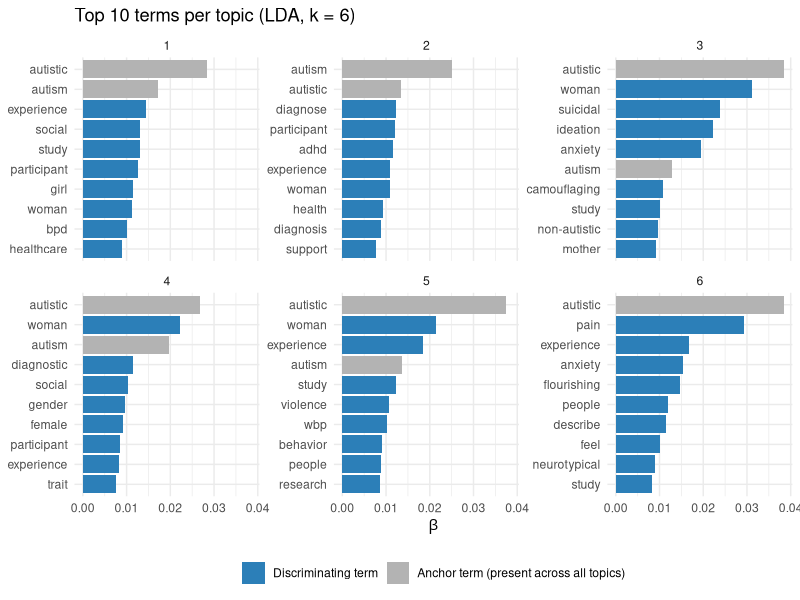
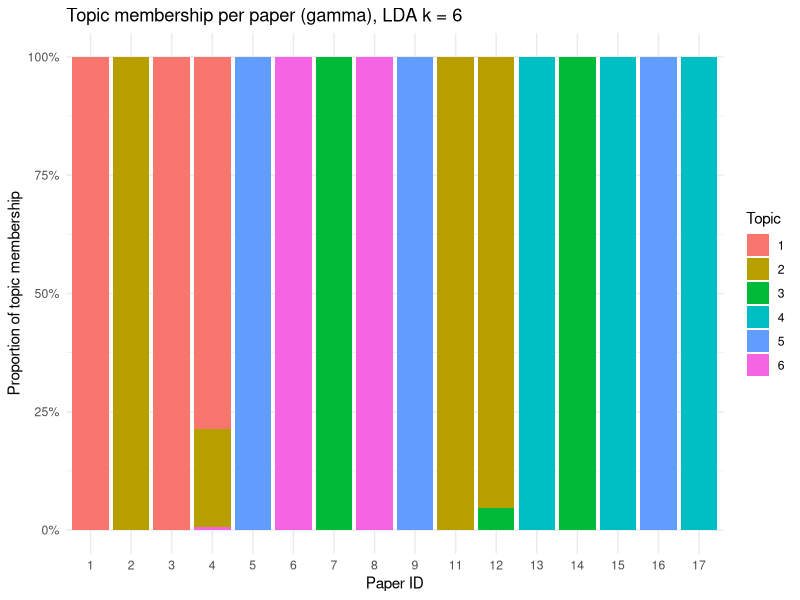
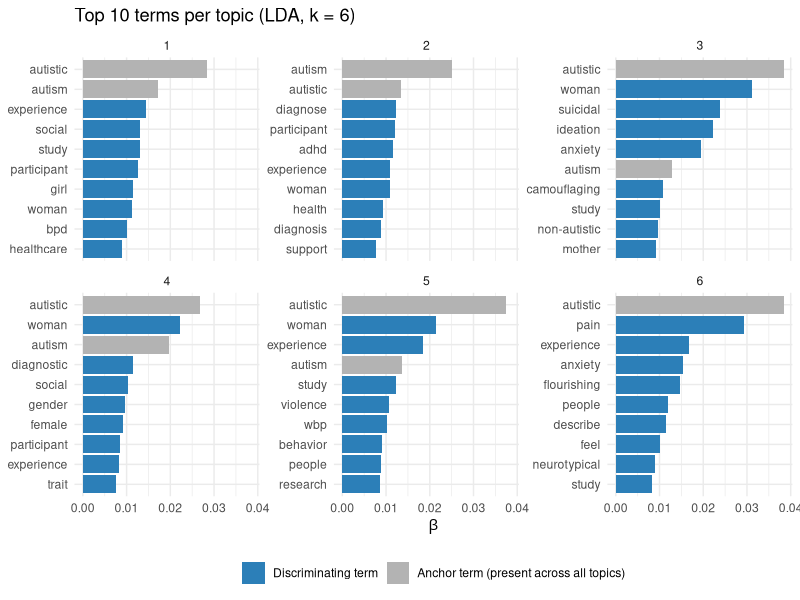
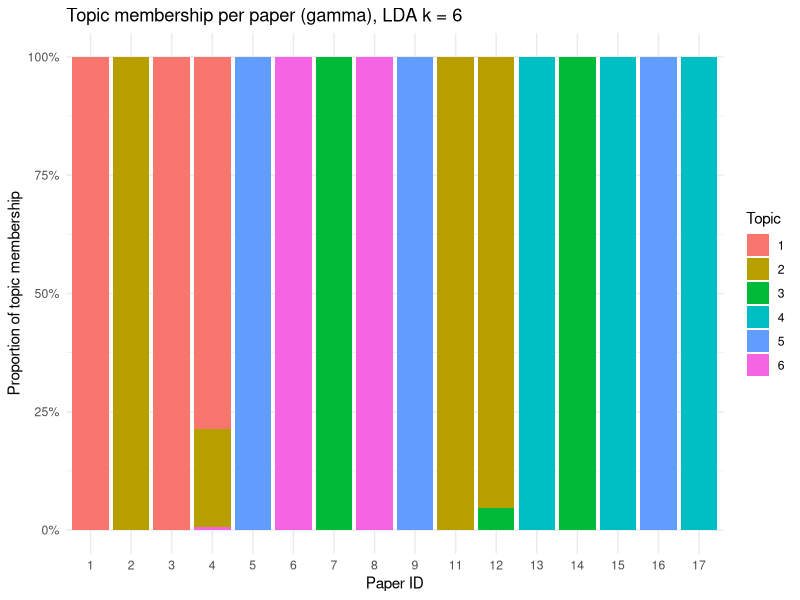

The R source for these figures, in order:
## ---- chunk 1
knitr::opts_chunk$set(echo = TRUE, warning = FALSE, message = FALSE)
## ---- chunk 2
# Load packages
library(tidyverse)
library(tidytext)
library(ggplot2)
library(kableExtra)
## ---- chunk 3
# Folders for the tables and figures saved by this document
dir.create("outputs/tables", recursive = TRUE, showWarnings = FALSE)
dir.create("outputs/figures", recursive = TRUE, showWarnings = FALSE)
## ---- chunk 4
# Load the topic-term (beta) and paper-topic (gamma) tables of the final model
beta_tbl  <- read_csv("outputs/tables/lda_final_beta.csv")
gamma_tbl <- read_csv("outputs/tables/lda_final_gamma.csv")

count(beta_tbl, topic)
n_distinct(gamma_tbl$document)
## ---- chunk 5
# Top 10 terms per topic
top_terms <- beta_tbl |>
  group_by(topic) |>
  slice_max(beta, n = 10) |>
  arrange(topic, desc(beta)) |>
  summarise(top_terms = paste(term, collapse = ", "), .groups = "drop")

# Save the table (also shown below)
write_csv(top_terms, "outputs/tables/lda_top_terms_n10.csv")

knitr::kable(top_terms) |>
  kable_styling(bootstrap_options = c("striped", "hover", "condensed"), font_size = 12)
## ---- chunk 6
# Top 15 terms per topic, as a robustness check
top_terms_check <- beta_tbl |>
  group_by(topic) |>
  slice_max(beta, n = 15) |>
  arrange(topic, desc(beta)) |>
  summarise(top_terms_15 = paste(term, collapse = ", "), .groups = "drop")

knitr::kable(top_terms_check) |>
  kable_styling(bootstrap_options = c("striped", "hover", "condensed"), font_size = 12)
## ---- chunk 7
# Figure 1: top 10 terms per topic
top_terms_plot <- beta_tbl |>
  group_by(topic) |>
  slice_max(beta, n = 10) |>
  ungroup() |>
  mutate(
    is_anchor = term %in% c("autistic", "autism"),
    term = reorder_within(term, beta, topic)
  )

fig_top_terms <- ggplot(top_terms_plot, aes(beta, term, fill = is_anchor)) +
  geom_col(show.legend = TRUE) +
  facet_wrap(~ topic, scales = "free_y", ncol = 3) +
  scale_y_reordered() +
  scale_fill_manual(
    values = c(`TRUE` = "grey70", `FALSE` = "#2c7fb8"),
    labels = c(`TRUE` = "Anchor term (present across all topics)", `FALSE` = "Discriminating term"),
    name = NULL
  ) +
  labs(title = "Top 10 terms per topic (LDA, k = 6)", x = expression(beta), y = NULL) +
  theme_minimal(base_size = 11) +
  theme(legend.position = "bottom")

ggsave("outputs/figures/fig1_top_terms.png", fig_top_terms, width = 9, height = 6, dpi = 300)

fig_top_terms
## ---- chunk 8
# Dominant topic of each paper
doc_topic <- gamma_tbl |>
  group_by(document) |>
  slice_max(gamma, n = 1, with_ties = FALSE) |>
  arrange(topic, desc(gamma))

# Save the table (also printed below)
write_csv(doc_topic, "outputs/tables/lda_doc_topic.csv")

doc_topic
## ---- chunk 9
# Figure 2: topic membership per paper
gamma_matrix <- gamma_tbl |>
  mutate(
    document = factor(as.integer(document), levels = sort(unique(as.integer(document)))),
    topic = factor(topic)
  )

fig_gamma_stacked <- ggplot(gamma_matrix, aes(x = document, y = gamma, fill = topic)) +
  geom_col() +
  scale_y_continuous(labels = scales::percent) +
  labs(
    title = "Topic membership per paper (gamma), LDA k = 6",

    x = "Paper ID", y = "Proportion of topic membership", fill = "Topic"
  ) +
  theme_minimal(base_size = 11)

ggsave("outputs/figures/fig2_gamma_stacked.png", fig_gamma_stacked, width = 9, height = 6, dpi = 300)

fig_gamma_stacked
## ---- chunk 10
# Full titles of the 16 papers (supporting evidence)
paper_titles <- tribble(
  ~paper_id, ~title,
  1,  "Overlapping And Differentiating Clinical Features of Autism and Borderline Personality Disorder in Women and People Assigned Female at Birth: A Cross-Sectional Study",
  2,  "Navigating Residual Diagnostic Categories: The Lived Experiences of Women Diagnosed with Autism and ADHD in Adulthood",
  3,  "Disability Barriers Autistic Girls Face in Secondary Education: A Systematic Review",
  4,  "The Healthcare Experiences of Middle and Older Age Autistic Women in the United Kingdom",
  5,  "Autistic Women's Experiences of Interpersonal Violence",
  6,  "A Good Autistic Life: An Autistic-Led Conceptualization of Autistic Flourishing Through Autistic Women's Lived Experiences",
  7,  "Autistic Women's Maternal Health: A Review of the Literature on Prenatal, Birth, and Postpartum Experiences for Autistic Mothers",
  8,  "Autistic Women Report High Levels of Pain, Pain-Related Anxiety, and Pain Interference",
  9,  "The Impact of Intersectional Disadvantage on Autistic Women's Experiences of Interpersonal Violence: A Narrative Review",
  11, "\"I ask them what autism means for them\": A Qualitative Study of Staff Experiences of Working with Autistic Women and Birthing People in Community Perinatal Mental Health Teams",
  12, "Comparative Analysis of Autistic Women Across the Lifespan: Childhood vs. Adulthood Diagnosis",
  13, "Underdiagnosed and Misunderstood: Clinical Challenges and Educational Needs of Healthcare Professionals in Identifying Autism Spectrum Disorder in Women",
  14, "The Association Between Autism, Camouflaging and Anxiety with Suicidal Ideation in Women",
  15, "Diagnostic Challenges of Autism Spectrum Disorder in Women Without Intellectual or Language Impairments: A Narrative Review",
  16, "Eating Behaviors of Autistic Women with an Eating Disorder",
  17, "'I Fit the Category of the Box, It Just Doesn't Describe Me Well.' Exploring the Perspectives of Autistic Women and Gender-Diverse Individuals on Self-Report Autism Measures"
)

knitr::kable(paper_titles) |>
  kable_styling(bootstrap_options = c("striped", "hover", "condensed"), font_size = 12)
## ---- chunk 11
# Manual table with the label of each topic
topic_labels <- tribble(
  ~topic, ~label,
  1, "Autistic women across the lifespan: healthcare & diagnosis",
  2, "Diagnostic processes & health support systems",
  3, "Mental health risk and female autism experiences",
  4, "Diagnostic criteria challenges and gender differences",
  5, "Trauma experiences",
  6, "Wellbeing and adversity symptoms"
)

# Save the table (also shown below)
write_csv(topic_labels, "outputs/tables/lda_topic_labels.csv")

knitr::kable(topic_labels, col.names = c("Topic", "Label")) |>
  kable_styling(bootstrap_options = c("striped", "hover", "condensed"), font_size = 13)
